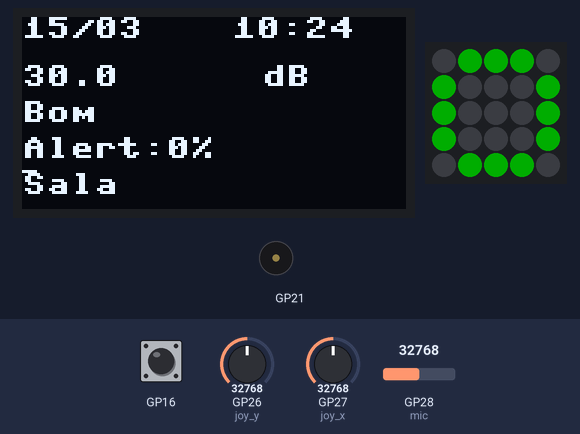
A program run on a simulated Raspberry Pi Pico running MicroPython. Parts: 128×64 one-colour display, 5×5 RGB LED matrix, buzzer (waves = sounding). Inputs (shaded band) come from the test bench; at power-on: GP16 HIGH, GP26 (joy_y) = 32768, GP27 (joy_x) = 32768, GP28 (mic) = 32768 (analog values on the 0–65535 scale). Dim RGB values are drawn brighter than linear; WiFi joins after 1.5 s; the clock reads 2024-03-15 10:24:30 at power-on unless the program sets it; files the program writes start out absent; the 25 LEDs are laid out as on the BitDogLab board (LED 0 bottom right, every second row reversed); web requests get an empty 200 reply after 0.4 s; library files of the repository ran but are not shown: ssd1306.py; what the program prints to the serial console is not drawn.

Above: at 18.3 s.
18.4 s: GP16 pulled LOW for 1 s
At 18.74 s:
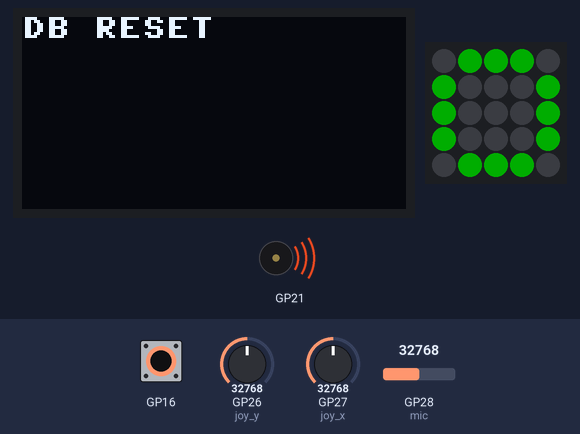
At 19.8 s:
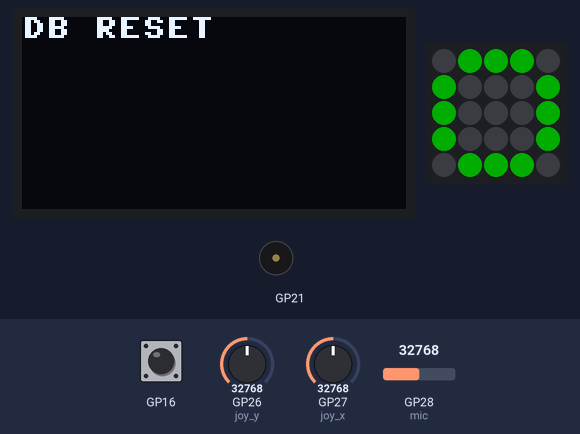
20.9 s: GP26 (joy_y) set to 5536
23.1 s: GP26 (joy_y) set to 4496
At 25.6 s:
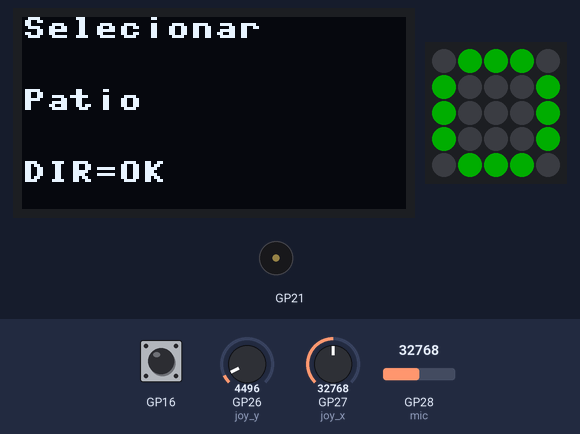
Timing chart, 0 to 27.1 s (numbered marks = the images above; inputs shaded):
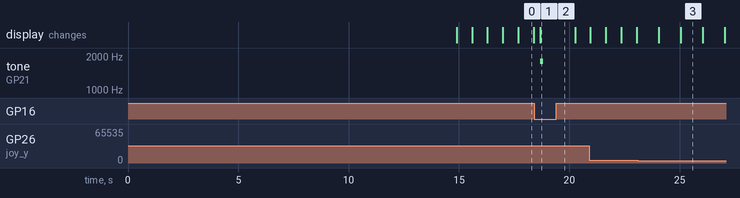

Measured:
- the behaviour switches between 5008 and 4992 on GP26 (joy_y) (found by bisection; images 2 and 3)
- after the input at 18.4 s, tone on GP21: silent → 1800 Hz after 0.27 s, → silent 0.15 s later; the display: changes after 0.27 s (image 1)
- after the input at 23.1 s, the display: first changes after 0.95 s (image 3 shows a later state)

The program:

main.py
```python
"""
MONITOR RUÍDO v4.0 - AUTÔNOMO COM OLED + WEB + SHEETS
Ester Univesp PI 2026 - BitDogLab + Pico W
"""

import uasyncio as asyncio
import network, math, time
import ntptime
import gc
from machine import ADC, RTC, SoftI2C
from bitdoglab import BitDogLab
from ssd1306 import SSD1306_I2C
from ruido_db import salvar_db, resetar_db, historico_db
from web_dashboard import web_server
from sheets import enviar_sheets
from config import (
    WIFI_SSID,
    WIFI_PWD,
    LIMITE_BOM,
    LIMITE_ALERTA
)

# ========= HARDWARE =========
mic = ADC(28)

joy_x = ADC(27)   # VRx
joy_y = ADC(26)   # VRy
# ========= MÉDIA MÓVEL =========

janela_media = []
TAMANHO_MEDIA = 10

def media_movel(valor):
    janela_media.append(valor)
    if len(janela_media) > TAMANHO_MEDIA:
        janela_media.pop(0)
    return sum(janela_media) / len(janela_media)


def ler_joystick():
    x = joy_x.read_u16()
    y = joy_y.read_u16()

    if y > 55000:
        return "CIMA"
    if y < 5000:
        return "BAIXO"
    if x < 5000:
        return "ESQUERDA"
    if x > 55000:
        return "DIREITA"
    return None

rtc = RTC()
i2c_oled = SoftI2C(scl=15, sda=14)
try:
    oled = SSD1306_I2C(128,64,i2c_oled)
    oled.fill(0)
    oled.text("OLED OK",0,0)
    oled.show()
except Exception as e:
    oled = None
    print("OLED off:", e)

bdlab = BitDogLab()

AMBIENTES = [
    "Sala",
    "Corredor",
    "Patio",
    "Biblioteca"
]

indice_ambiente = 0
ambiente_selecionado = AMBIENTES[indice_ambiente]
ambiente_atual = ambiente_selecionado
modo_selecao = False

# ========= WIFI E RECONEXÃO AUTOMÁTICA =========
wlan = network.WLAN(network.STA_IF)
wlan.active(True)

def garantir_conexao_wifi():
    """Verifica se o Wi-Fi caiu e tenta reconectar automaticamente sem travar o sistema"""
    if not wlan.isconnected():
        print("Wi-Fi desconectado! A tentar reconectar...")
        try:
            wlan.connect(WIFI_SSID, WIFI_PWD)
            tentativas = 0
            while not wlan.isconnected() and tentativas < 10:
                time.sleep(1)
                tentativas += 1
            if wlan.isconnected():
                print("Wi-Fi reconectado com sucesso! IP:", wlan.ifconfig()[0])
            else:
                print("Falha ao reconectar ao Wi-Fi nesta tentativa.")
        except Exception as e:
            print("Erro na rotina de reconexão Wi-Fi:", e)

print("Conectando em:", WIFI_SSID)
wlan.connect(WIFI_SSID, WIFI_PWD)
timeout = time.ticks_ms() + 20000

while not wlan.isconnected() and time.ticks_ms() < timeout:
    print("Status:", wlan.status())
    time.sleep(1)

print("Status final:", wlan.status())

if wlan.isconnected():
    ip = wlan.ifconfig()[0]
    print("IP conectado:", ip)

    # Aguarda a rede estabilizar ao ligar na bateria
    time.sleep(2)

    # Tenta sincronizar a hora via NTP com tentativas múltiplas
    sincronizado = False
    for tentativa in range(3):
        try:
            ntptime.settime()
            t = time.localtime(time.time() - 3 * 3600)
            rtc.datetime((t[0], t[1], t[2], 0, t[3], t[4], t[5], 0))
            print("RTC sincronizado com sucesso!")
            sincronizado = True
            break
        except Exception as e:
            print(f"Tentativa {tentativa+1} de sincronizar RTC falhou:", e)
            time.sleep(2)

    if not sincronizado:
        print("Aviso: A funcionar sem sincronização NTP.")
else:
    ip = "OFFLINE"
    print("IP conectado:", ip)

# ========= SERVIDOR WEB =========
if wlan.isconnected():
    asyncio.create_task(web_server(ip))

# ========= FUNÇÃO DE MEDIÇÃO =========
def medir_db():
    soma = sum((mic.read_u16() - 32768) ** 2 for _ in range(500))
    rms = math.sqrt(soma / 500)
    db = 20 * math.log10(max(rms / 150 + 1, 0.001)) + 30
    db -= 10
    db = max(30, min(120, db))
    db = media_movel(db)
    return round(db, 1)

# ========= DESENHO NO OLED =========
def desenhar_oled(db, status, alert_pct):
    if not oled:
        return

    oled.fill(0)

    if modo_selecao:
        oled.text("Selecionar", 0, 0)
        oled.text(ambiente_selecionado[:12], 0, 24)
        oled.text("DIR=OK", 0, 48)
        oled.show()
        return

    t = rtc.datetime()
    oled.text(f"{t[2]:02d}/{t[1]:02d}", 0, 0)
    oled.text(f"{t[4]:02d}:{t[5]:02d}", 70, 0)
    oled.text(f"{db:.1f}", 0, 16)
    oled.text("dB", 80, 16)
    oled.text(status, 0, 28)
    oled.text(f"Alert:{alert_pct:.0f}%", 0, 40)
    oled.text(ambiente_atual[:12], 0, 52)

    for i, val in enumerate(historico_db[-50:]):
        y = 63 - int((val / 120) * 50)
        oled.pixel(i, y, 1)

    oled.show()

# ========= LOOP PRINCIPAL CORRIGIDO PARA BATERIA =========
async def loop_principal():
    global indice_ambiente, ambiente_atual, ambiente_selecionado, modo_selecao

    # Tenta sincronizar a hora novamente em segundo plano caso tenha ligado sem internet
    tentativa_relogio = 0
    while tentativa_relogio < 5:
        try:
            if wlan.isconnected():
                ntptime.settime()
                t = time.localtime(time.time() - 3 * 3600)
                if t[0] >= 2026: # Valida se o ano já é o correto
                    rtc.datetime((t[0], t[1], t[2], 0, t[3], t[4], t[5], 0))
                    print("Relógio sincronizado com sucesso no arranque!")
                    break
        except:
            pass
        tentativa_relogio += 1
        await asyncio.sleep(2)

    while True:
        # Garante que a rede se mantém ativa e reconecta se cair
        garantir_conexao_wifi()

        # Verificação contínua: se o relógio ainda estiver zerado (ano 2000 ou 1970), tenta corrigir
        t_atual = rtc.datetime()
        if t_atual[0] < 2026 and wlan.isconnected():
            try:
                ntptime.settime()
                t = time.localtime(time.time() - 3 * 3600)
                if t[0] >= 2026:
                    rtc.datetime((t[0], t[1], t[2], 0, t[3], t[4], t[5], 0))
                    print("Relógio recuperado em segundo plano!")
            except:
                pass

        direcao = ler_joystick()

        if direcao == "CIMA":
            modo_selecao = True
            indice_ambiente -= 1
            if indice_ambiente < 0:
                indice_ambiente = len(AMBIENTES) - 1
            ambiente_selecionado = AMBIENTES[indice_ambiente]
            print("Ambiente:", ambiente_selecionado)
            await asyncio.sleep(0.3)

        elif direcao == "BAIXO":
            modo_selecao = True
            indice_ambiente += 1
            if indice_ambiente >= len(AMBIENTES):
                indice_ambiente = 0
            ambiente_selecionado = AMBIENTES[indice_ambiente]
            print("Ambiente:", ambiente_selecionado)
            await asyncio.sleep(0.3)

        elif direcao == "DIREITA":
            ambiente_atual = ambiente_selecionado
            bdlab.buzzer_alert(80)
            modo_selecao = False
            print("CONFIRMADO:", ambiente_atual)

            if oled:
                oled.fill(0)
                oled.text("AMBIENTE", 0, 0)
                oled.text("CONFIRMADO", 0, 16)
                oled.text(ambiente_atual[:12], 0, 32)
                oled.show()

            await asyncio.sleep(0.5)

        # RESET via botão
        if bdlab.botao_pressionado():
            resetar_db()
            if oled:
                oled.fill(0)
                oled.text("DB RESET", 0, 0)
                oled.show()
            bdlab.buzzer_alert(150)
            await asyncio.sleep(1)

        # Medição e histórico com proteção contra falhas de rede/envio
        db = medir_db()
        try:
            status, alert_pct, timestamp = salvar_db(
                db,
                rtc,
                ambiente_atual,
                wlan.isconnected()
            )
        except Exception as e:
            print("Erro ao salvar/enviar dados:", e)
            status, alert_pct = "ERRO", 0

        # OLED
        desenhar_oled(db, status, alert_pct)

        # LED/Buzzer
        if db < LIMITE_BOM:
            bdlab.desenhar_icone(bdlab.icone_bom, (0, 50, 0))
        elif db < LIMITE_ALERTA:
            bdlab.desenhar_icone(bdlab.icone_atencao, (50, 50, 0))
        else:
            bdlab.desenhar_icone(bdlab.icone_alerta, (50, 0, 0))

        # Log REPL
        print(f"[{time.localtime()[2]:02d}/{time.localtime()[1]:02d}] dB:{db:.1f} | Status:{status} | Alert:{alert_pct:.0f}%")

        # Limpa o lixo da memória RAM para evitar o estouro no Pico W
        gc.collect()

        await asyncio.sleep(0.2)

# ========= EXECUTA LOOP =========
asyncio.run(loop_principal())
```

bitdoglab.py
```python
from machine import Pin, PWM
import neopixel
import time

class BitDogLab:
    def __init__(self, led_pin=7, num_leds=25, buzzer_pin=21, botao_pin=16):
        self.np = neopixel.NeoPixel(Pin(led_pin), num_leds)
        self.buzzer = PWM(Pin(buzzer_pin))
        self.botao = Pin(botao_pin, Pin.IN, Pin.PULL_UP)

        self.icone_bom = [[0,1,1,1,0],
                          [1,0,0,0,1],
                          [1,0,0,0,1],
                          [1,0,0,0,1],
                          [0,1,1,1,0]]
        self.icone_atencao = [[0,0,1,0,0],
                              [0,1,1,1,0],
                              [1,1,1,1,1],
                              [0,0,1,0,0],
                              [0,0,1,0,0]]
        self.icone_alerta = [[1,0,0,0,1],
                             [0,1,0,1,0],
                             [0,0,1,0,0],
                             [0,1,0,1,0],
                             [1,0,0,0,1]]

    def desenhar_icone(self, matriz, cor):
        for y in range(5):
            for x in range(5):
                self.np[y*5+x] = cor if matriz[y][x] else (0,0,0)
        self.np.write()

    def buzzer_alert(self, duracao_ms=200, freq=1800, duty=30000):
        self.buzzer.freq(freq)
        self.buzzer.duty_u16(duty)
        time.sleep_ms(duracao_ms)
        self.buzzer.duty_u16(0)

    def botao_pressionado(self):
        return not self.botao.value()
```

ruido_db.py
```python
import gc
from config import (
    ARQ_DB,
    ARQ_CSV,
    LIMITE_BOM,
    LIMITE_ALERTA
)

from sheets import enviar_sheets

historico_db = []


def gerar_timestamp(rtc):
    t = rtc.datetime()
    return (
        f"{t[0]:04d}"
        f"{t[1]:02d}"
        f"{t[2]:02d}_"
        f"{t[4]:02d}"
        f"{t[5]:02d}"
        f"{t[6]:02d}"
    )


def salvar_db(db, rtc, ambiente, enviar=False):
    if db >= LIMITE_ALERTA:
        status = "Alerta"
    elif db >= LIMITE_BOM:
        status = "Atenção"
    else:
        status = "Bom"

    timestamp = gerar_timestamp(rtc)

    try:
        with open(ARQ_DB, "a") as f:
            f.write(
                f"{timestamp},{db},{status},{ambiente}\n"
            )
    except:
        pass

    historico_db.append(db)

    if len(historico_db) > 50:
        historico_db.pop(0)

    if len(historico_db) > 0:
        alert_pct = (
            len(
                [
                    d
                    for d in historico_db
                    if d >= LIMITE_ALERTA
                ]
            )
            / len(historico_db)
            * 100
        )
    else:
        alert_pct = 0

    try:
        # Em vez de carregar readlines() inteiro na RAM, mantemos a lógica leve ou opcional
        # Se o ARQ_CSV for apenas para leitura web rápida, podemos limitar a escrita sem estourar RAM
        with open(ARQ_CSV, "w") as f:
            f.write("timestamp,db,status,ambiente\n")

            # Lê o arquivo de forma otimizada pegando apenas as últimas linhas sem readlines() pesado
            with open(ARQ_DB, "r") as db_file:
                # Conta total de linhas para pegar só as últimas de forma segura
                linhas = []
                for linha in db_file:
                    linhas.append(linha)
                    if len(linhas) > 200:
                        linhas.pop(0)

            f.write("".join(linhas))

    except Exception as e:
        print("Erro CSV:", e)

    # Força a limpeza de lixo da memória RAM do Pico W
    gc.collect()

    if enviar:
        enviar_sheets(
            db,
            status,
            alert_pct,
            timestamp,
            ambiente
        )

    return (
        status,
        alert_pct,
        timestamp
    )


def resetar_db():
    try:
        open(
            ARQ_DB,
            "w"
        ).close()

        historico_db.clear()
        gc.collect()

        print("DB resetado")

    except:
        pass
```

web_dashboard.py
```python
import uasyncio as asyncio
import socket

from config import (
    ARQ_DB,
    ESCOLA,
    LIMITE_ALERTA
)


async def web_server(ip):

    async def handle_client(conn):

        try:

            data = conn.recv(1024)

            try:

                with open(ARQ_DB, "r") as f:
                    dados = f.readlines()

            except:

                dados = []

            # ==========================
            # ESTATÍSTICAS
            # ==========================

            valores = []

            try:

                valores = [
                    float(
                        d.split(",")[1]
                    )
                    for d in dados
                ]

            except:

                valores = []

            ultima = (
                round(valores[-1], 1)
                if valores
                else 0
            )

            media_db = (
                round(
                    sum(valores)
                    / len(valores),
                    1
                )
                if valores
                else 0
            )

            max_db = (
                round(max(valores), 1)
                if valores
                else 0
            )

            min_db = (
                round(min(valores), 1)
                if valores
                else 0
            )

            alerta = sum(
                1
                for d in dados[-20:]
                if float(
                    d.split(",")[1]
                ) >= LIMITE_ALERTA
            )

            # ==========================
            # DADOS DO GRÁFICO
            # ==========================

            labels = ",".join(
                [
                    str(i)
                    for i in range(
                        len(dados[-50:])
                    )
                ]
            )

            pontos = ",".join(
                [
                    d.split(",")[1]
                    for d in dados[-50:]
                ]
            )

            # ==========================
            # HTML
            # ==========================

            html = f"""
<!DOCTYPE html>
<html>
<head>
<meta charset="utf-8">
<title>Monitor de Ruído - {ESCOLA}</title>

<script src="https://cdn.jsdelivr.net/npm/chart.js"></script>

<style>

body {{
    font-family: Arial, sans-serif;
    margin: 20px;
}}

.card {{
    border: 1px solid #ddd;
    border-radius: 8px;
    padding: 10px;
    margin: 5px;
    display: inline-block;
    min-width: 150px;
}}

</style>

</head>

<body>

<h1>Monitor de Ruído</h1>

<h3>{ESCOLA}</h3>

<div class="card">
<b>Último Valor</b><br>
{ultima} dB
</div>

<div class="card">
<b>Média</b><br>
{media_db} dB
</div>

<div class="card">
<b>Máximo</b><br>
{max_db} dB
</div>

<div class="card">
<b>Mínimo</b><br>
{min_db} dB
</div>

<div class="card">
<b>Alertas</b><br>
{alerta}/20
</div>

<br><br>

<canvas
id="grafico"
width="400"
height="200">
</canvas>

<script>

const ctx =
document.getElementById(
'grafico'
).getContext('2d');

new Chart(ctx, {{

    type: 'line',

    data: {{

        labels: [{labels}],

        datasets: [{{
            label: 'Ruído (dB)',
            data: [{pontos}],
            borderColor: 'rgb(75,192,192)',
            tension: 0.2
        }}]

    }},

    options: {{
        responsive: true,
        animation: false
    }}

}});

</script>

<p>
IP do dispositivo:
<b>{ip}</b>
</p>

<a href="/csv">
Download CSV
</a>

</body>
</html>
"""

            # ==========================
            # CSV
            # ==========================

            if b"csv" in data:

                csv_data = (
                    "timestamp,db,status\n"
                    + "".join(
                        dados[-200:]
                    )
                )

                conn.send(
                    (
                        "HTTP/1.1 200 OK\r\n"
                        "Content-Type:text/csv\r\n"
                        "Content-Disposition:attachment;"
                        "filename=ruido.csv\r\n\r\n"
                        + csv_data
                    ).encode()
                )

            else:

                conn.send(
                    (
                        "HTTP/1.1 200 OK\r\n"
                        "Content-Type:text/html\r\n\r\n"
                        + html
                    ).encode()
                )

        except Exception as e:

            print(
                "Erro client:",
                e
            )

        finally:

            conn.close()
    async def server_loop():

        s = socket.socket()

        s.setsockopt(
            socket.SOL_SOCKET,
            socket.SO_REUSEADDR,
            1
        )

        s.bind(("0.0.0.0", 8080))

        s.listen(5)

        s.setblocking(False)

        print(
            f"Dashboard: http://{ip}:8080"
        )

        while True:

            try:

                conn, addr = s.accept()

                conn.setblocking(False)

                asyncio.create_task(
                    handle_client(conn)
                )

            except:

                await asyncio.sleep(0.1)

    await server_loop()
```

config.py
```python
WIFI_SSID = "000000000"
WIFI_PWD = "00000000"

SHEETS_URL = "https://script.google.com/macros/s/AKfycbzZE_kbTTH-0h973LUvtu61tT65qS-Z_yd35aF-w_XapdEr2L3oSHwRZ-K17cQTnpImig/exec"

ESCOLA = "EE Antônio Marinho de Carvalho Filho"

# Sensibilidade para sala de aula
LIMITE_BOM = 55
LIMITE_ALERTA = 65

LIMITE_DB = 65

ARQ_DB = "ruido.txt"
ARQ_CSV = "ruido_export.csv"
```

Source omitted: sheets.py (1417 bytes)
